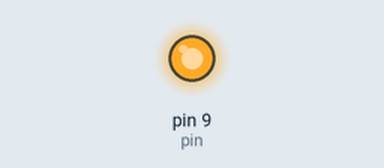
Bench run of a sketch on a simulated Arduino Uno, built with avr-gcc and run on an emulated ATmega328P. Parts: output pins drawn as LEDs (lit = HIGH).

Above: at 10.0 s.
At 25.0 s:
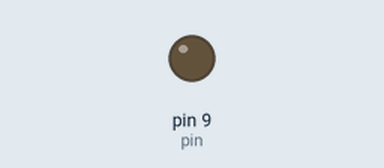
Timing chart, 0 to 39.0 s (numbered marks = the images above):
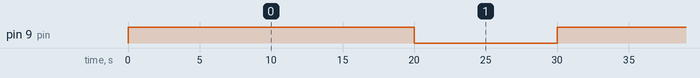

Measured:
- by itself, pin 9 (pin): alternates HIGH for 20.0 s and LOW for 10.0 s

The sketch:

bomba.ino
```cpp
#include <SoftwareSerial.h> //Serial library
const int pin = 9;
 SoftwareSerial bt(0, 1);
void setup()
{
  bt.begin(9600);
  pinMode(pin, OUTPUT);
}

void loop(){

      Pump(
        );


}

void Pump(){
  digitalWrite(pin, HIGH);   // poner el Pin en HIGH
  delay(20000);               // esperar 10 segundos
  digitalWrite(pin, LOW);    // poner el Pin en LOW
  delay(10000);               // esperar 10 segundos
  }
```
